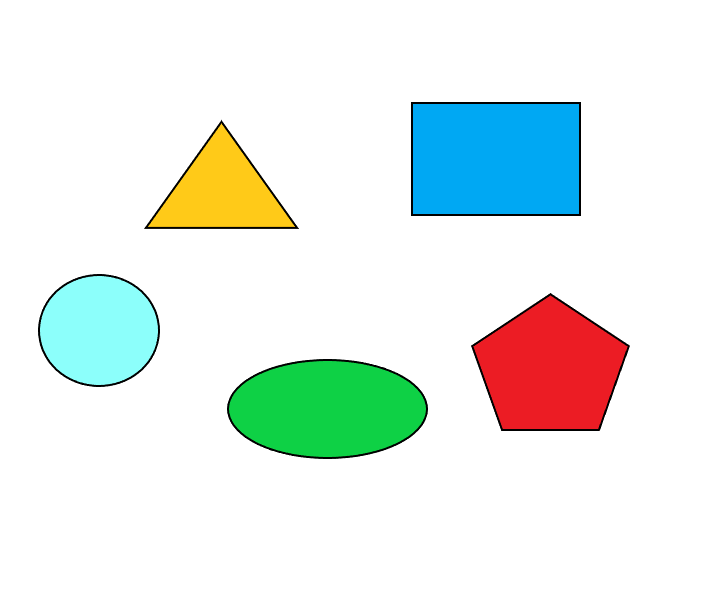
#> input picture 25_sekil_algılama/sekiller.png, 710 x 599 px, given in place of the camera
$ python '25.1_videodan_sekil_algılama.py'
#> lines starting #> are read from the running program, lines starting #| are printed output that depends on the picture; after the words box and inside, x2 and y2 are one past the last pixel; in counts of white or black regions, pixels touching at a corner belong together
import cv2
import numpy as np

# Kamerayı başlat
cap = cv2.VideoCapture(0)


def shape_detect(contour):

    shape = "Tanımsız"
    perimeter = cv2.arcLength(contour, True)
    approx = cv2.approxPolyDP(contour, 0.04 * perimeter, True)

    if len(approx) == 3:
        shape = "UCGEN"
    elif len(approx) == 4:
        (x, y, w, h) = cv2.boundingRect(approx)
        aspectRatio = w / float(h)
        if 0.95 <= aspectRatio <= 1.05:
            shape = "KARE"
        else:
            shape = "DIKDORTGEN"
    elif len(approx) == 5:
        shape = "BESGEN"
    else:
        shape = "DAIRE"
    return shape


while True:
    # Kameradan bir kare al
    ret, frame = cap.read()
#> frame is the input picture: shape (599, 710, 3); mean B, G, R 233.7, 238.4, 229.6
    frame = cv2.flip(frame, 1)
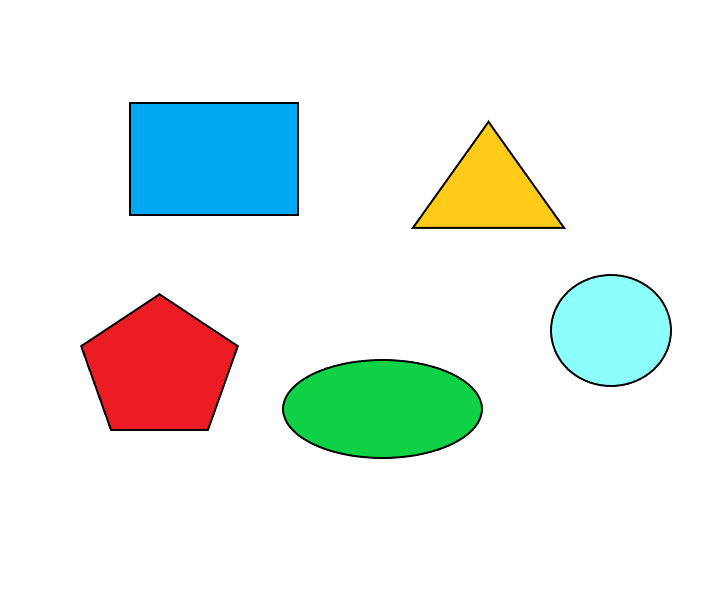
#> frame: shape (599, 710, 3); mean B, G, R 233.7, 238.4, 229.6
    if not ret:
        break

    # Görüntüyü gri tonlamaya çevir
    gray = cv2.cvtColor(frame, cv2.COLOR_BGR2GRAY)
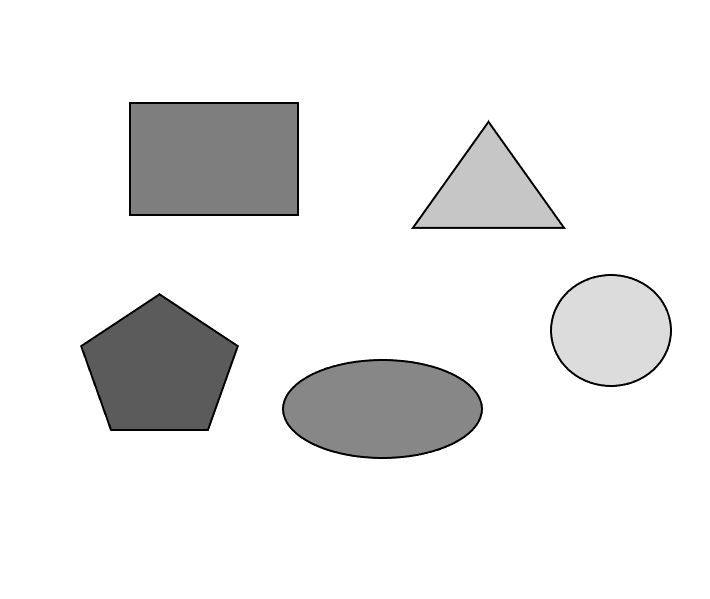
#> gray: shape (599, 710); min 0, max 255, mean 235.2

    # Gürültüyü azaltmak için bulanıklaştırma işlemi
    blurred = cv2.GaussianBlur(gray, (5, 5), 0)

    # Eşikleme işlemi
    ret, thresh = cv2.threshold(blurred, 60, 255, cv2.THRESH_BINARY)
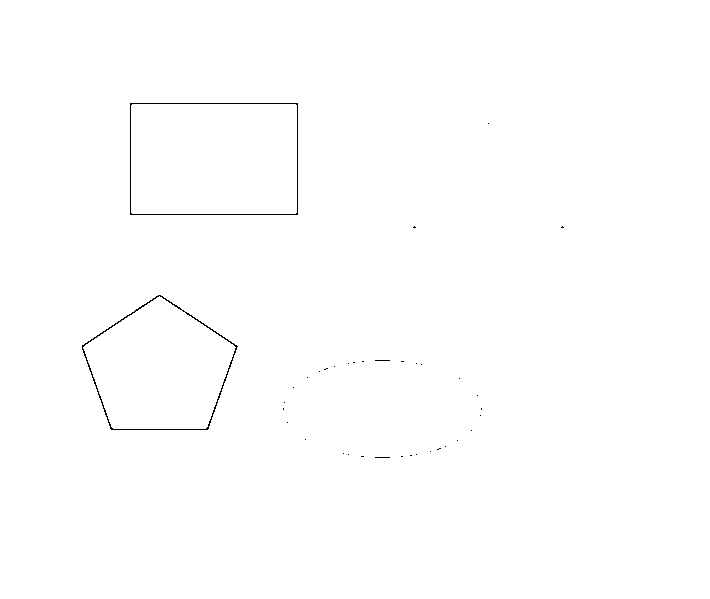
#> thresh: shape (599, 710); 99.7% white; black in thin lines or dots, all inside (x1, y1, x2, y2) = (82, 103, 564, 458)

    # Konturları bul
    contours, _ = cv2.findContours(thresh.copy(), cv2.RETR_EXTERNAL, cv2.CHAIN_APPROX_SIMPLE)
#> contours = [[[0, 0], [0, 598], [709, 598], [709, 0]]]

    for contour in contours:
        if cv2.contourArea(contour) > 500:  # Küçük gürültüleri önlemek için minimum alan filtresi
            shape = shape_detect(contour)
            M = cv2.moments(contour)
            if M["m00"] > 0:
                cX = int(M["m10"] / M["m00"])
                cY = int(M["m01"] / M["m00"])
                cv2.drawContours(frame, [contour], -1, (0, 255, 0), 2)
                cv2.putText(frame, shape, (cX - 20, cY - 20), cv2.FONT_HERSHEY_SIMPLEX, 0.5, (255, 255, 255), 2)
#> this loop made 1 pass
#> (shape, perimeter in shape_detect, approx in shape_detect, x in shape_detect, y in shape_detect, w in shape_detect, h in shape_detect, aspectRatio in shape_detect) on pass 1: ('DIKDORTGEN', 2614, [[0, 0], [0, 598], [709, 598], [709, 0]], 0, 0, 710, 599, 1.19)
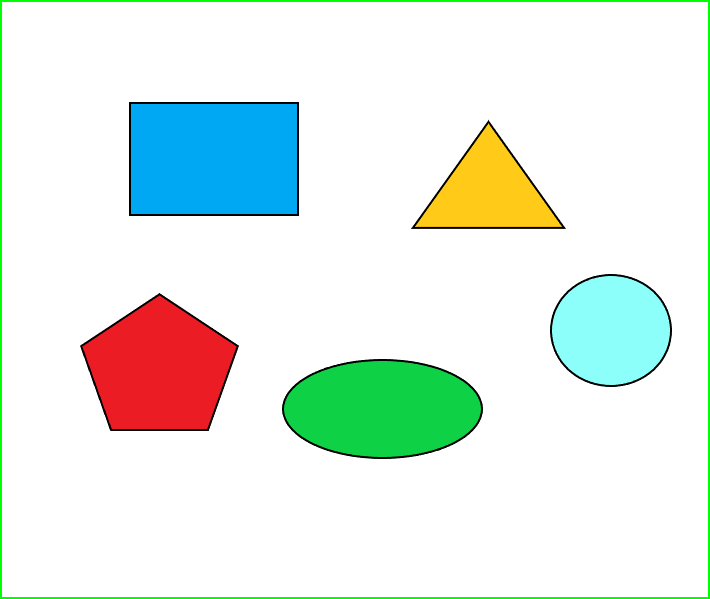
#> frame: shape (599, 710, 3); 1.23% of pixels changed, all inside (x1, y1, x2, y2) = (0, 0, 710, 599)

    # Sonuç görüntüsünü göster
    cv2.imshow("Canlı Şekil Tespiti", frame)

    # 'q' tuşuna basılırsa çık
    if cv2.waitKey(1) & 0xFF == ord('q'):
#> (key q is pressed here)
        break

# Kaynakları serbest bırak
cap.release()
cv2.destroyAllWindows()
